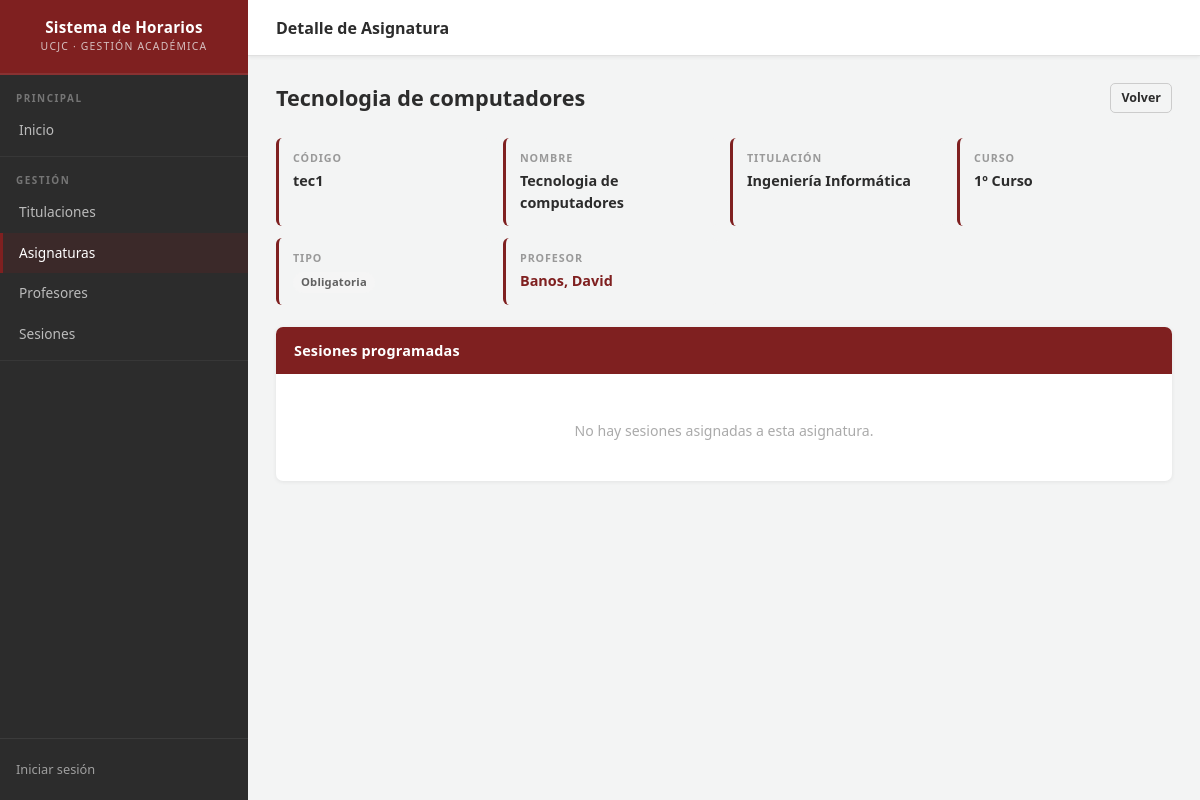
Page /horarios/asignatura/7 on the earlier database version.
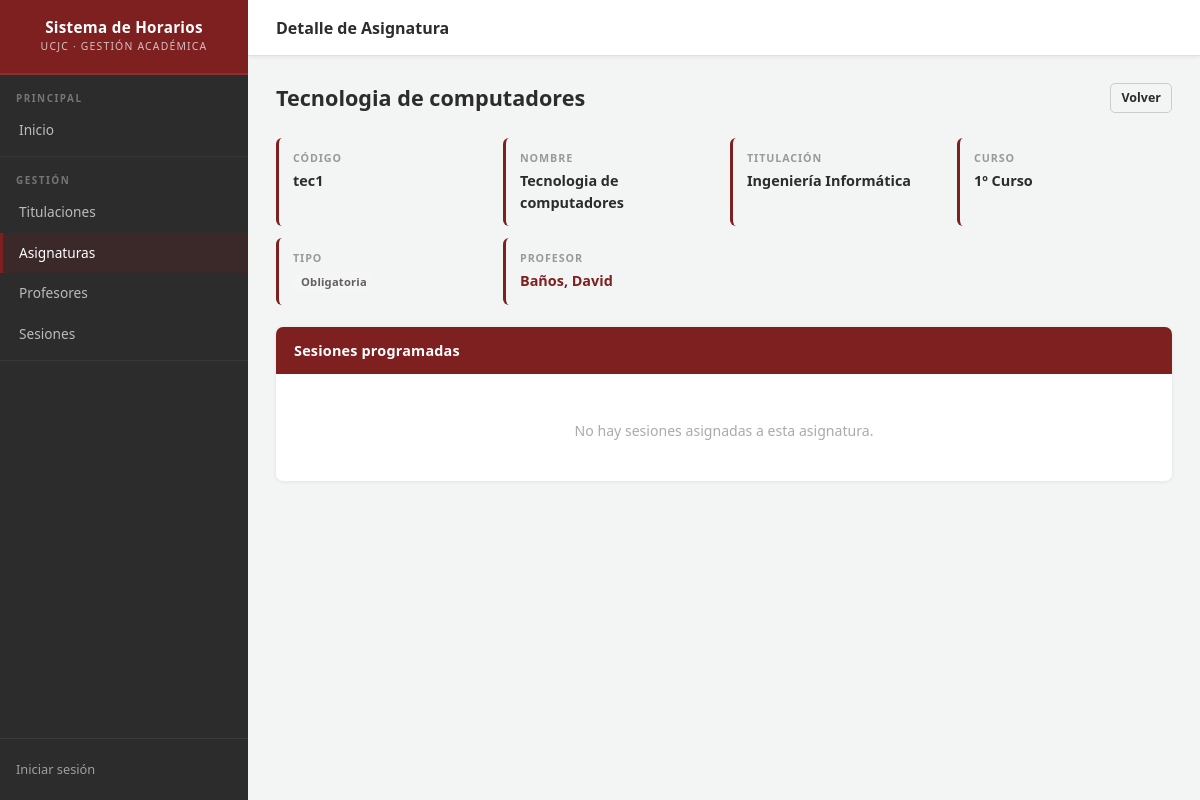
Same page on the later database version.
### horarios/models.py (models this page shows, shortened)
class Asignatura(models.Model):
    CURSOS = [
        (1, '1º Curso'),
        (2, '2º Curso'),
        (3, '3º Curso'),
        (4, '4º Curso'),
        (5, '5º Curso'),
    ]
    nombre = models.CharField(max_length=200)
    codigo = models.CharField(max_length=20, unique=True)
    titulacion = models.ForeignKey(
        Titulacion,
        on_delete=models.PROTECT,
        related_name='asignaturas',
        verbose_name='Titulación',
    )
    curso = models.IntegerField(choices=CURSOS)
    es_electiva = models.BooleanField(
        default=False,
        verbose_name='Es electiva',
        help_text='Las asignaturas electivas pueden compartir franja horaria con otras electivas del mismo curso.',
    )
    profesor = models.ForeignKey(
        Profesor,
        on_delete=models.SET_NULL,
        null=True,
        blank=True,
        related_name='asignaturas',
    )
    sesiones = models.ManyToManyField(Sesion, blank=True)

class Profesor(models.Model):
    nombre = models.CharField(max_length=100)
    apellidos = models.CharField(max_length=100)
    email = models.EmailField(blank=True, null=True)
    def __str__(self):
        return f"{self.apellidos}, {self.nombre}"
    def get_absolute_url(self):
        return reverse('profesor-detail', args=[str(self.id)])

class Titulacion(models.Model):
    codigo = models.CharField(max_length=10, unique=True, verbose_name='Código')
    nombre = models.CharField(max_length=200, verbose_name='Nombre')
    class Meta:
        ordering = ['nombre']
        verbose_name = 'Titulación'
        verbose_name_plural = 'Titulaciones'

### horarios/views.py (the view)
# urls.py: path('asignatura/<int:pk>', views.AsignaturaDetailView.as_view(), name='asignatura-detail'),
class AsignaturaDetailView(generic.DetailView):
    model = Asignatura

### horarios/templates/horarios/asignatura_detail.html (shortened to what this page needs)
{% extends "base_generic.html" %}
{% block page_title %}Detalle de Asignatura{% endblock %}
{% block content %}
<div class="page-header">
  <h2>{{ asignatura.nombre }}</h2>
  <div style="display: flex; gap: 8px; flex-wrap: wrap;">
    <a href="{% url 'asignaturas' %}" class="btn btn-secondary btn-sm">Volver</a>
  </div>
</div>
<div class="detail-grid">
  <div class="detail-field">
    <div class="field-label">Código</div>
    <div class="field-value">{{ asignatura.codigo }}</div>
  </div>
  <div class="detail-field">
    <div class="field-label">Nombre</div>
    <div class="field-value">{{ asignatura.nombre }}</div>
  </div>
  <div class="detail-field">
    <div class="field-label">Titulación</div>
    <div class="field-value">{{ asignatura.titulacion.nombre }}</div>
  </div>
  <div class="detail-field">
    <div class="field-label">Curso</div>
    <div class="field-value">{{ asignatura.get_curso_display }}</div>
  </div>
  <div class="detail-field">
    <div class="field-label">Tipo</div>
    <div class="field-value">
      {% if asignatura.es_electiva %}
        <span class="badge badge-orange">Electiva</span>
      {% else %}
        <span class="badge badge-gray">Obligatoria</span>
      {% endif %}
    </div>
  </div>
  <div class="detail-field">
    <div class="field-label">Profesor</div>
    <div class="field-value">
      {% if asignatura.profesor %}
        <a href="{{ asignatura.profesor.get_absolute_url }}">{{ asignatura.profesor }}</a>
      {% else %}
        <span style="color: #999;">Sin asignar</span>
      {% endif %}
    </div>
  </div>
</div>
<div class="card">
  <div class="card-header">Sesiones programadas</div>
  {% if asignatura.sesiones.all %}
  <ul class="item-list">
    {% for sesion in asignatura.sesiones.all %}
    <li>
      <div class="item-main">
        <div class="item-title">{{ sesion.get_dia_display }}</div>
        <div class="item-subtitle">{{ sesion.hora_inicio|time:"H:i" }} – {{ sesion.hora_fin|time:"H:i" }}</div>
      </div>
      <span class="badge badge-crimson">{{ sesion.get_dia_display|slice:":3" }}</span>
    </li>
    {% endfor %}
  </ul>
  {% else %}
  <div class="card-body">
    <div class="empty-state" style="padding: 20px;">
      <p style="color: #aaa;">No hay sesiones asignadas a esta asignatura.</p>
    </div>
  </div>
  {% endif %}
</div>
{% endblock %}

Differences in the rows shown:
changed through a linked row, Asignatura "Tecnologia de computadores": profesor "Banos, David" → "Baños, David"
